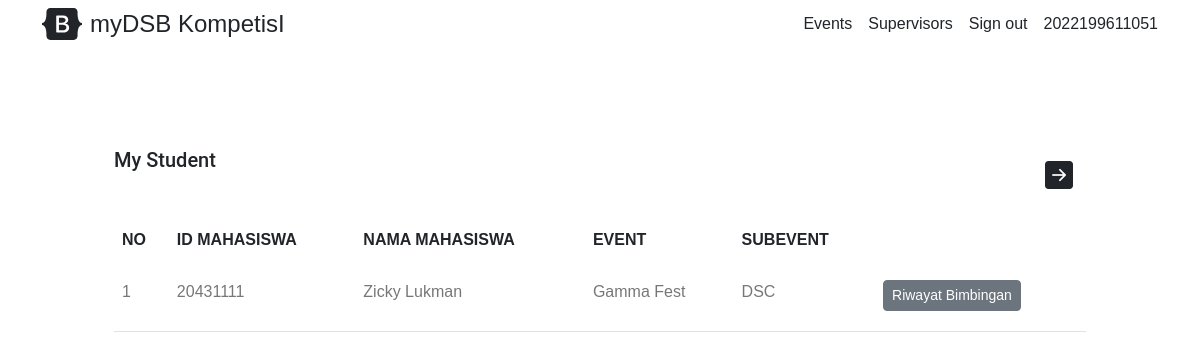
The page /users/students (signed in) on the database its author committed.
### models/users.py (models this page shows, shortened)
class Users(db.Model, UserMixin):
    __tablename__ = 'users'
    id = db.Column(db.Integer, primary_key=True)
    fullname = db.Column(db.String)
    username = db.Column(db.String, unique = True)
    email = db.Column(db.String, unique = True)
    role = db.Column(db.String)
    password = db.Column(db.String)

### tables this page shows
CREATE TABLE events_participants (
  id INTEGER,
  id_event INTEGER,
  title_event TEXT,
  id_mahasiswa INTEGER,
  nama_mahasiswa TEXT,
  id_dosen INTEGER,
  nama_dosen TEXT,
  id_subevent INTEGER,
  keterangan_subevent TEXT,
  semester INTEGER,
  PRIMARY KEY("id" AUTOINCREMENT)
);

### routes/users.py (the view)
@users_bp.route("/users/students", methods=["GET"])
def get_mystudents():
  if not current_user.is_authenticated:
    flash('please login')
    return redirect(url_for('index'))
  if not current_user.role == 'dosen':
    flash('you dont have access')
    return redirect(url_for('index'))
  data = users_ct.get_mystudents()
  return render_template('users/mystudents.html', data=data)

### controller/users.py (called while the page is built)
def get_mystudents():
   conn = sqlite3.connect(DB)
   cursor = conn.cursor()
   cursor.execute("SELECT * FROM `events_participants` WHERE (`id_dosen` = ?)", (current_user.id,))
   data = cursor.fetchall()
   conn.close()
   return data

### models/users.py (called while the page is built)
@lm.user_loader
def user_loader(id):
    return Users.query.get(int(id))

### templates/users/mystudents.html (shortened to what this page needs)
<!doctype html>
<html lang="en">
  <head>
    <link href="https://cdn.jsdelivr.net/npm/bootstrap@5.2/dist/css/bootstrap.min.css" rel="stylesheet">
    <link rel="stylesheet" href="https://cdn.jsdelivr.net/npm/bootstrap-icons@1.10/font/bootstrap-icons.css">
    <link rel="stylesheet" href="../../static/css.css">
  </head>
  <body>
    <header>
      <div class="container d-flex flex-column flex-md-row align-items-center pb-1 pt-1"><a href="/" class="d-flex align-items-center text-dark text-decoration-none"><span class="fs-4">myDSB KompetisI</span></a>
          <nav class="d-inline-flex mt-2 mt-md-0 ms-md-auto">
            <a class="me-3 py-2 text-dark text-decoration-none" href="/events">Events</a>
            <a class="me-3 py-2 text-dark text-decoration-none" href="/supervisors">Supervisors</a>
            {% if current_user.is_authenticated %}
              <a class="me-3 py-2 text-dark text-decoration-none" href="/signout">Sign out</a>
              <a class="py-2 text-dark text-decoration-none" href="/users/home">{{ current_user.username }}</a>
            {% else %}
              <a class="me-3 py-2 text-dark text-decoration-none" href="/signin">Sign in</a>
              <a class="py-2 text-dark text-decoration-none" href="/signup">Sign up</a>
            {% endif %}
          </nav>
      </div>
    </header>
    <div class="container p-5">
      <div class="row pt-1">
        <div class="col-12 min-vh-100 p-5 container">
          <button class="btn float-end" data-bs-toggle="offcanvas" data-bs-target="#offcanvas" role="button" {% if not current_user.is_authenticated %} hidden {% endif %}>
            <i class="bi bi-arrow-right-square-fill fs-3" data-bs-toggle="offcanvas" data-bs-target="#offcanvas"></i>
          </button>
          <h2 class="mb-5">
            My Student
          </h2>
          <div class="table-responsive">
            <table class="table custom-table">
              <thead>
                <tr>
                  <th scope="col">NO</th>
                  <th scope="col">ID MAHASISWA</th>
                  <th scope="col">NAMA MAHASISWA</th>
                  <th scope="col">EVENT</th>
                  <th scope="col">SUBEVENT</th>
                </tr>
              </thead>
              <tbody>
                {% for dt in data %}
                <tr>
                  <td>{{ loop.index }}</td>
                  <td>
                    {% if dt[3] != None %} {{ dt[3] }} {% else %} Tidak Ada {% endif %}
                  </td>
                  <td>
                    {% if dt[4] != None %} {{ dt[4] }} {% else %} Tidak Ada {% endif %}
                  </td>
                  <td>
                    {% if dt[2] != None %} {{ dt[2] }} {% else %} Tidak Ada {% endif %}
                  </td>
                  <td>
                    {% if dt[8] != None %} {{ dt[8] }} {% else %} Tidak Ada {% endif %}
                  </td>
                  <td>
                    <a href=/ep/{{ dt[0] }}/bimbingan>
                      <button type="button" class="btn btn-secondary btn-sm">Riwayat Bimbingan</button>
                    </a>
                  </td>
                </tr>
                {% endfor %}
              </tbody>
            </table>
          </div>
        </div>
      </div>
    </div>
  </body>
</html>

### static/css.css (style rules this page uses)
body { font-family: "Roboto", -apple-system, BlinkMacSystemFont, "Segoe UI", Roboto, "Helvetica Neue", Arial, "Noto Sans", sans-serif, "Apple Color Emoji", "Segoe UI Emoji", "Segoe UI Symbol", "Noto Color Emoji"; background-color: #fff; font-weight: 300; }
* { font-family: Arial, Helvetica, sans-serif; box-sizing: border-box; }
h1, h2, h3, h4, h5, h6, .h1, .h2, .h3, .h4, .h5, .h6 { font-family: "Roboto", -apple-system, BlinkMacSystemFont, "Segoe UI", Roboto, "Helvetica Neue", Arial, "Noto Sans", sans-serif, "Apple Color Emoji", "Segoe UI Emoji", "Segoe UI Symbol", "Noto Color Emoji"; }
a { -webkit-transition: .3s all ease; -o-transition: .3s all ease; transition: .3s all ease; }
a, a:hover { text-decoration: none !important; }
h2 { font-size: 20px; }
.custom-table { min-width: 900px; }
.custom-table thead tr, .custom-table thead th { border-top: none; border-bottom: none !important; }
.custom-table tbody th, .custom-table tbody td { color: #777; font-weight: 400; padding-bottom: 20px; padding-top: 20px; font-weight: 300; }
.custom-table tbody tr th, .custom-table tbody tr td { position: relative; -webkit-transition: .3s all ease; -o-transition: .3s all ease; transition: .3s all ease; }
.custom-table tbody tr th:before, .custom-table tbody tr th:after, .custom-table tbody tr td:before, .custom-table tbody tr td:after { -webkit-transition: .3s all ease; -o-transition: .3s all ease; transition: .3s all ease; content: ""; left: 0; right: 0; position: absolute; height: 1px; background: #bfbfbf; width: 100%; opacity: 0; visibility: hidden; }
.custom-table tbody tr th:before, .custom-table tbody tr td:before { top: -1px; }
.custom-table tbody tr th:after, .custom-table tbody tr td:after { bottom: -1px; }

### rows shown on the page
Users: username "2022199611051"
events_participants: id_mahasiswa "20431111", nama_mahasiswa "Zicky Lukman", title_event "Gamma Fest", keterangan_subevent "DSC"
